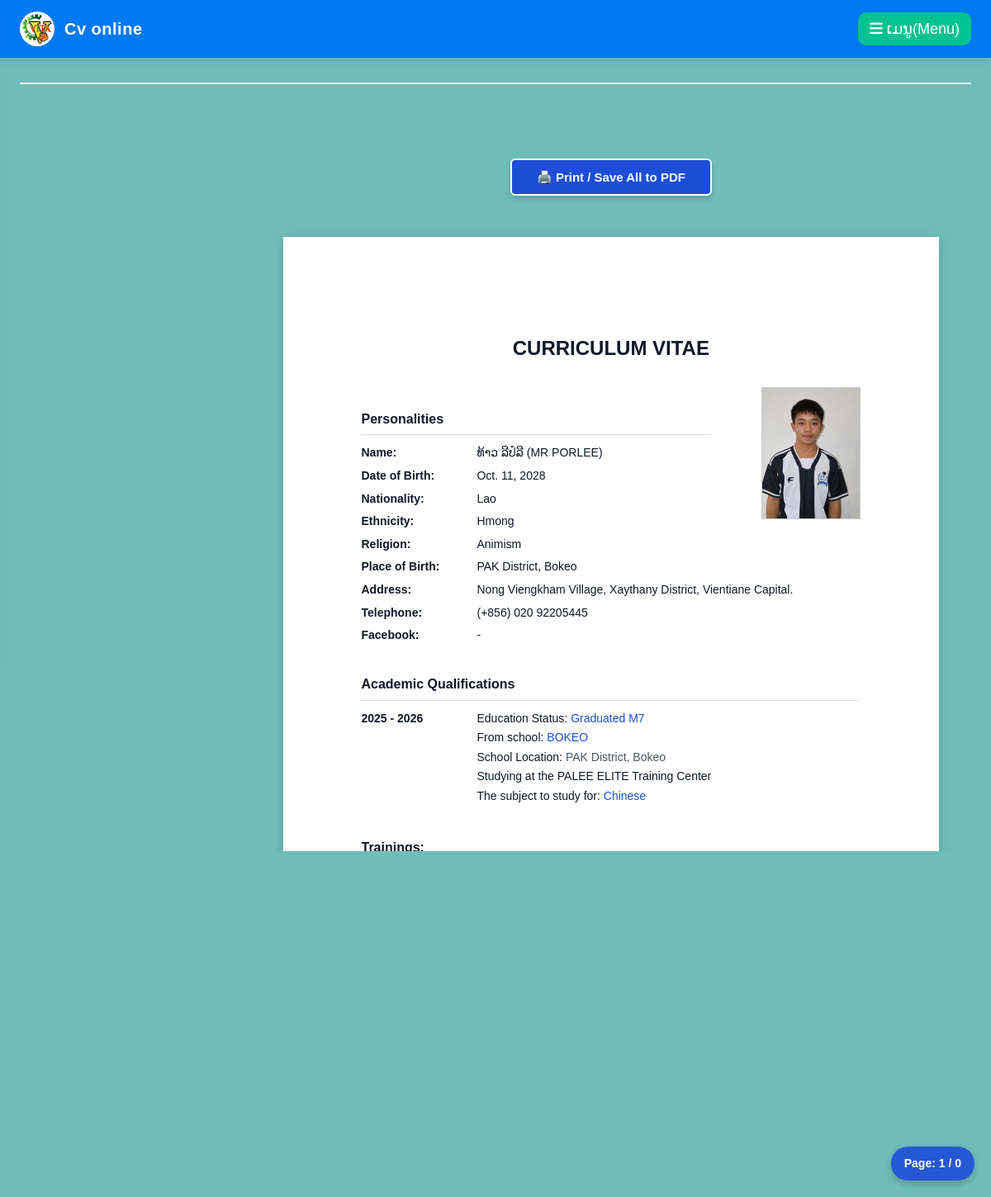
Before: /17 with the older database file.
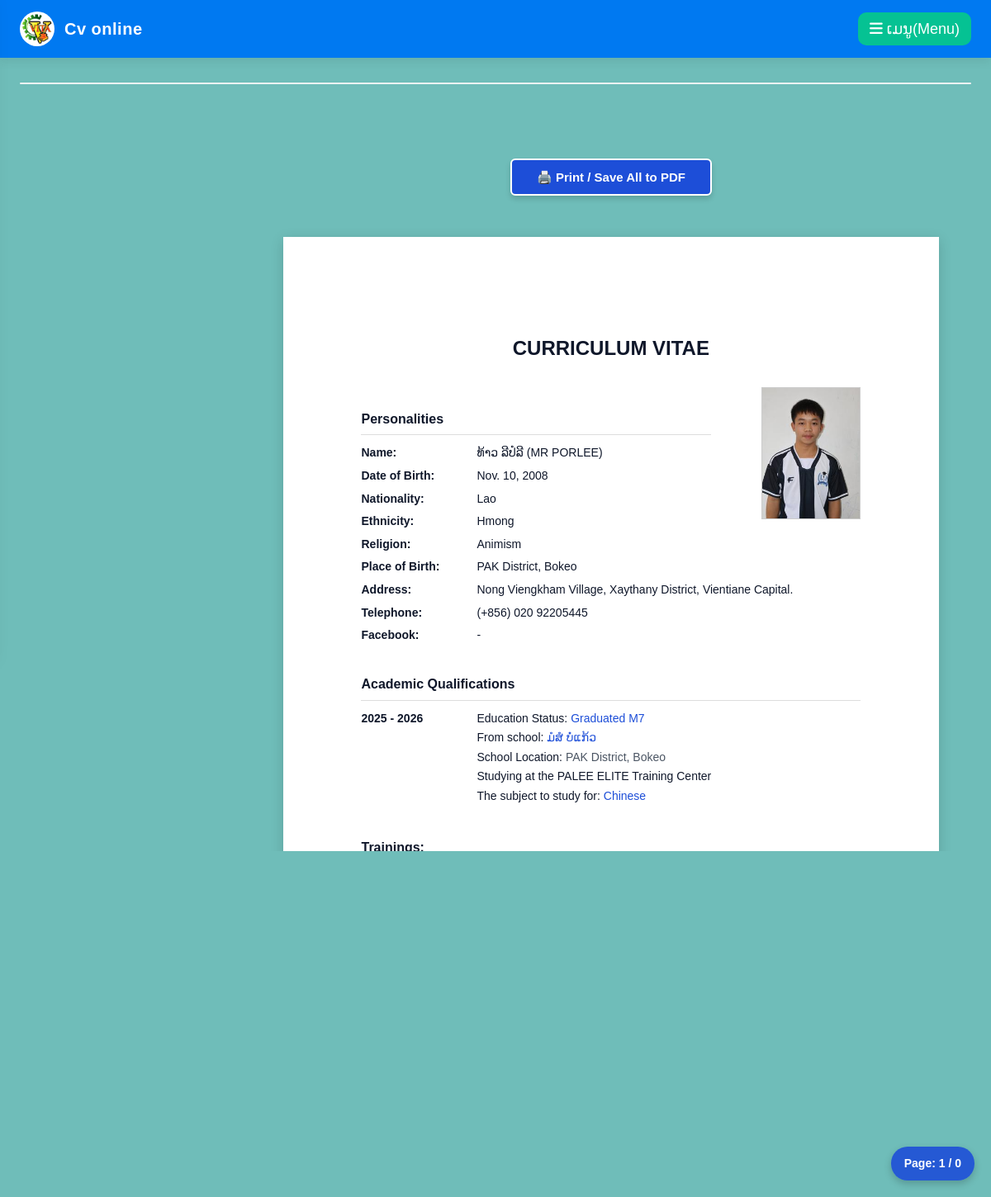
After: the same page with the newer database file.
### myapp/models.py (models this page shows, shortened)
class FormResponse(models.Model):
    PROVINCE_CHOICES3 = [
    ('Vientiane Capital', 'ນະຄອນຫຼວງວຽງຈັນ'),
    ('Phongsaly', 'ຜົ້ງສາລີ'),
    ('Luang Namtha', 'ຫຼວງນ້ຳທາ'),
    ('Oudomxay', 'ອຸດົມໄຊ'),
    ('Bokeo', 'ບໍ່ແກ້ວ'),
    ('Luang Prabang', 'ຫຼວງພະບາງ'),
    ('Huaphan', 'ຫົວພັນ'),
    ('Xayaboury', 'ໄຊຍະບູລີ'),
    ('Xieng Khouang', 'ຊຽງຂວາງ'),
    ('Vientiane', 'ວຽງຈັນ'),
    ('Bolikhamxay', 'ບໍລິຄຳໄຊ'),
    ('Khammouane', 'ຄຳມ່ວນ'),
    ('Savannakhet', 'ສະຫວັນນະເຂດ'),
    ('Salavan', 'ສາລະວັນ'),
    ('Sekong', 'ເຊກອງ'),
    ('Champasak', 'ຈຳປາສັກ'),
    ('Attapeu', 'ອັດຕະປື'),
    ('Xaysomboun', 'ໄຊສົມບູນ'),
    ]
    GRADUATE_CHOICES = [
        ('ມໍ7', 'ຈົບມໍ7ແລ້ວ (已毕业)'),
        ('ຍັງບໍ່ຈົບ', 'ຍັງບໍ່ຈົບ (未毕业)'),
    ]
    chinese_level1 = [
        ('HSK1', 'HSK1'),
        ('HSK2', 'HSK2'),
        ('HSK3', 'HSK3'),
        ('HSK4', 'HSK4'),
        ('HSK5', 'HSK5'),
        ('HSK6', 'HSK6'),
    ]
    ETHNICITY_CHOICES = [
        ('Lao', 'ລາວ'),
        ('Hmong', 'ມົ້ງ'),
        ('Khmu', 'ກຶມມຸ'),
        ('Phouthai', 'ຜູ້ໄທ'),
        ('Tai', 'ໄຕ'),
        ('Other', 'ອື່ນໆ (Other)'),
    ]
    RELIGION_CHOICES = [
        ('Buddhism', 'ພຸດ'),
        ('Christianity', 'ຄຣິດ'),
        ('Islam', 'ອິດສະລາມ'),
        ('Animism', 'ນັບຖືຜີ / ບໍ່ມີສາດສະໜາ'),
        ('Other', 'ອື່ນໆ (Other)'),
    ]
    student_code = models.CharField(max_length=20, unique=True, blank=True, null=True)
    timestamp = models.DateTimeField(
    verbose_name="Timestamp",
    default=timezone.now
    )
    full_name = models.CharField(
        max_length=255,
        verbose_name="ຊື່ ແລະ ນາມສະກຸນລາວ(真实姓名)"
    )
    name_Chinese = models.CharField(
        max_length=255,blank=True,
        verbose_name="ຊື່ແທ້ພາສາຈີນ ຫຼື ອັງກິດ(真实姓名)"
    )
    date_of_birth = models.DateField(
        verbose_name="ວັນເດືອນປີເກີດ (出生日期)",
        blank=True,
        null=True
    )
    ethnicity = models.CharField(
        max_length=50,
        choices=ETHNICITY_CHOICES,
        default='Lao',
        verbose_name="ຊົນເຜົ່າ (民族)"
    )
    ethnicity_other = models.CharField(
        max_length=100,
        blank=True,
        null=True,
        verbose_name="ຊົນເຜົ່າອື່ນໆ (请ກອກຊົນເຜົ່າຂອງທ່ານ)"
    )
    religion = models.CharField(
        max_length=50,
        choices=RELIGION_CHOICES,
        default='Buddhism',
        verbose_name="ສາດສະໜາ (宗教)"
    )
    religion_other = models.CharField(
        max_length=100,
        blank=True,
        null=True,
        verbose_name="ສາດສະໜາອື່ນໆ (请ກອກສາດສະໜາຂອງທ່ານ)"
    )
    organization = models.CharField(
        max_length=255,
        verbose_name="ມາຈາກໂຮງຮຽນໃດ(来自哪所学校？)"
    )
    Village = models.CharField(
        max_length=100,
        verbose_name="ບ້ານ (村莊)",
        blank=True
    )
    district = models.CharField(
        max_length=100,
        verbose_name="ເມືອງ (城市)"
    )
    province1 = models.CharField(
        max_length=60,
        choices=PROVINCE_CHOICES3,
        default='ນະຄອນຫຼວງວຽງຈັນ',
        verbose_name="ແຂວງເກີດ (省)"
    )
    is_graduated_m7 = models.CharField(
        max_length=20,
        choices=GRADUATE_CHOICES,
        verbose_name="ຫຼັງຈາກເດືອນ9 ສົກ2026 ນີ້ນ້ອງຮຽນຊັ້ນໃດ? (你七年级毕业嘛)"
    )
    current_grade = models.CharField(
        max_length=100,
        blank=True,
        null=True,
        verbose_name="ຖ້າບໍ່ຈົບ, ປັດຈຸບັນຮຽນຢູ່ຊັ້ນໃດ?"
    )
    chinese_level = models.CharField(
        max_length=60,
        blank=True,
        choices=chinese_level1,
        verbose_name="ລະດັບພາສາຈີນ (中文)"
    )
    phone_number = models.CharField(
        max_length=50,
        verbose_name="ເບີຕິດຕໍ່ (联络手机)"
    )
    facebook = models.CharField(
        max_length=100,
        blank=True,
        null=True,
        verbose_name="facebook (脸书)"
    )
    image = models.ImageField(
        upload_to='uploads/',
        blank=True,
        null=True,
        verbose_name="ຮູບພາບແນບມາ"
    )
    subject_set = models.ManyToManyField(
        Subject,
        verbose_name="ວິຊາເລືອກຮຽນທີ່ສູນປາລີ (选修课程)"
        )
    class Meta:
        verbose_name = "ຂໍ້ມູນການລົງທະບຽນນັກຮຽນທືນວິຕ້າ"
        verbose_name_plural = "ຂໍ້ມູນການລົງທະບຽນນັກຮຽນທືນວິຕ້າ"

### myapp/views.py (the view)
# urls.py: path('<int:sub_id>', views.cv_detail, name='cv_detail'),
def cv_detail(request, sub_id):
    one_sub =FormResponse.objects.get(id=sub_id)
    context = {'user': one_sub}
    return render(request, 'myapp/Create_CV.html', context)

### myapp/templates/myapp/Create_CV.html (shortened to what the changed rows need)
{% extends 'components/base.html' %}
{% load static %}
{% block content %}
</head>
<body>
<div class="cv-container-wrapper">
{% if user %}
<div class="cv-page" data-page="1">
    <div class="cv-title">Curriculum Vitae</div>
    <div class="cv-content-wrapper">
        <div class="left-info">
            <div class="section-title">Personalities</div>
            <div class="info-grid">
                <div class="info-label">Name:</div>
                <div style="white-space: nowrap;">
                    {{ user.full_name }} {% if user.name_Chinese %}({{ user.name_Chinese }}){% endif %}
                </div>
                <div class="info-label">Date of Birth:</div>
                <div style="white-space: nowrap;">{{ user.date_of_birth|date:"M. d, Y" }}</div>
                <div class="info-label">Nationality:</div>
                <div style="white-space: nowrap;">Lao</div>
                <div class="info-label">Ethnicity:</div>
                <div style="white-space: nowrap;">
                    {% if user.ethnicity == 'Other' %}{{ user.ethnicity_other }}{% else %}{{ user.ethnicity }}{% endif %}
                </div>
                <div class="info-label">Religion:</div>
                <div style="white-space: nowrap;">
                    {% if user.religion == 'Other' %}{{ user.religion_other }}{% else %}{{ user.religion }}{% endif %}
                </div>
                <div class="info-label">Place of Birth:</div>
                <div style="white-space: nowrap;">
                    {% if user.Village %}{{ user.Village }} Village, {% endif %}{{ user.district }} District, {% if user.province1 == 'Vientiane' %}Vientiane Province{% else %}{{ user.province1 }}{% endif %}
                </div>
                <div class="info-label">Address:</div>
                <div style="white-space: nowrap;">
                    Nong Viengkham Village, Xaythany District, Vientiane Capital.
                </div>
                <div class="info-label">Telephone:</div>
                <div style="white-space: nowrap;">(+856) {{ user.phone_number }}</div>
                <div class="info-label">Facebook:</div>
                <div style="white-space: nowrap;">{{ user.facebook|default:"-" }}</div>
            </div>
        </div>
        <div class="cv-photo-box" style="width: 120px; height: 160px; border: 1px solid #ccc; overflow: hidden;">
            {% if user.image %}
                <img src="{{ user.image.url }}" alt="Student Photo" style="width: 100%; height: 100%; object-fit: cover;">
            {% else %}
                <div style="text-align: center; line-height: 160px; color: #9ca3af;">No Photo</div>
            {% endif %}
        </div>
    </div>
    <div class="section-title" style="margin-top: 35px;">Academic Qualifications</div>
    <div class="timeline-grid">
        <div class="timeline-year">2025 - 2026</div>
        <div class="timeline-detail">
            <p style="margin: 0 0 4px 0;">Education Status:
                <span style="font-weight: 500; color: #1d4ed8;">
                    {% if user.is_graduated_m7 == 'ມໍ7' or user.is_graduated_m7 == 'ມ7' or user.is_graduated_m7 == 'm7' or user.is_graduated_m7 == 'M7' or user.is_graduated_m7 == True or user.is_graduated_m7 == 'True' %}
                        Graduated M7
                    {% elif user.current_grade == "ມໍ1" or user.current_grade == "ມ1" %}Grade M1
                    {% elif user.current_grade == "ມໍ2" or user.current_grade == "ມ1" %}Grade M2
                    {% elif user.current_grade == "ມໍ3" or user.current_grade == "ມ3" %}Grade M3
                    {% elif user.current_grade == "ມໍ4" or user.current_grade == "ມ4" %}Grade M4
                    {% elif user.current_grade == "ມໍ5" or user.current_grade == "ມ5" %}Grade M5
                    {% elif user.current_grade == "ມໍ6" or user.current_grade == "ມ6" %}Grade M6
                    {% elif user.current_grade == "ມໍ7" or user.current_grade == "ມ7" %}Graduated M7
                    {% else %}
                        {{ user.current_grade|default:"-" }}
                    {% endif %}
                </span>
            </p>
            <p style="margin: 0 0 4px 0;">From school: <span style="font-weight: 500; color: #1d4ed8;">{{ user.organization }}</span></p>
            <p style="margin: 0 0 4px 0;">School Location:
                <span style="font-weight: 500; color: #4b5563;">
                    {{ user.district }} District, {% if user.province1 == 'Vientiane' %}Vientiane Province{% else %}{{ user.province1 }}{% endif %}
                </span>
            </p>
            <p style="margin: 0 0 4px 0;">Studying at the PALEE ELITE Training Center</p>
            <p style="margin: 0 0 4px 0;">The subject to study for:
                <span style="font-weight: 500; color: #1d4ed8;">
                    {% for subject in user.subject_set.all %}
                        {{ subject.Name_eng }}{% if not forloop.last %}, {% endif %}
                    {% empty %}
                        -
                    {% endfor %}
                </span>
            </p>
        </div>
    </div>
    <div class="section-title" style="margin-top: 35px;">Trainings:</div>
    <div class="timeline-grid">
        <div class="timeline-year">Chinese Level:</div>
        <div class="timeline-detail">
            <p style="margin: 0; font-weight: bold; color: #2563eb;">{{ user.chinese_level }}</p>
        </div>
    </div>
</div>
{% else %}
<div class="cv-page" style="height: auto; text-align: center; padding: 50px;">
    <h3 style="color: #9ca3af;">ບໍ່ມີຂໍ້ມູນນັກສຶກສາບຸກຄົນນີ້ / Student Profile Not Found</h3>
</div>
{% endif %}
{% endblock %}

Changed rows visible on the page:
changed FormResponse "ທ້າວ ລີປໍລີ": date_of_birth "Oct. 11, 2028" → "Nov. 10, 2008"; organization "BOKEO" → "ມໍສໍ ບໍ່ແກ້ວ"
